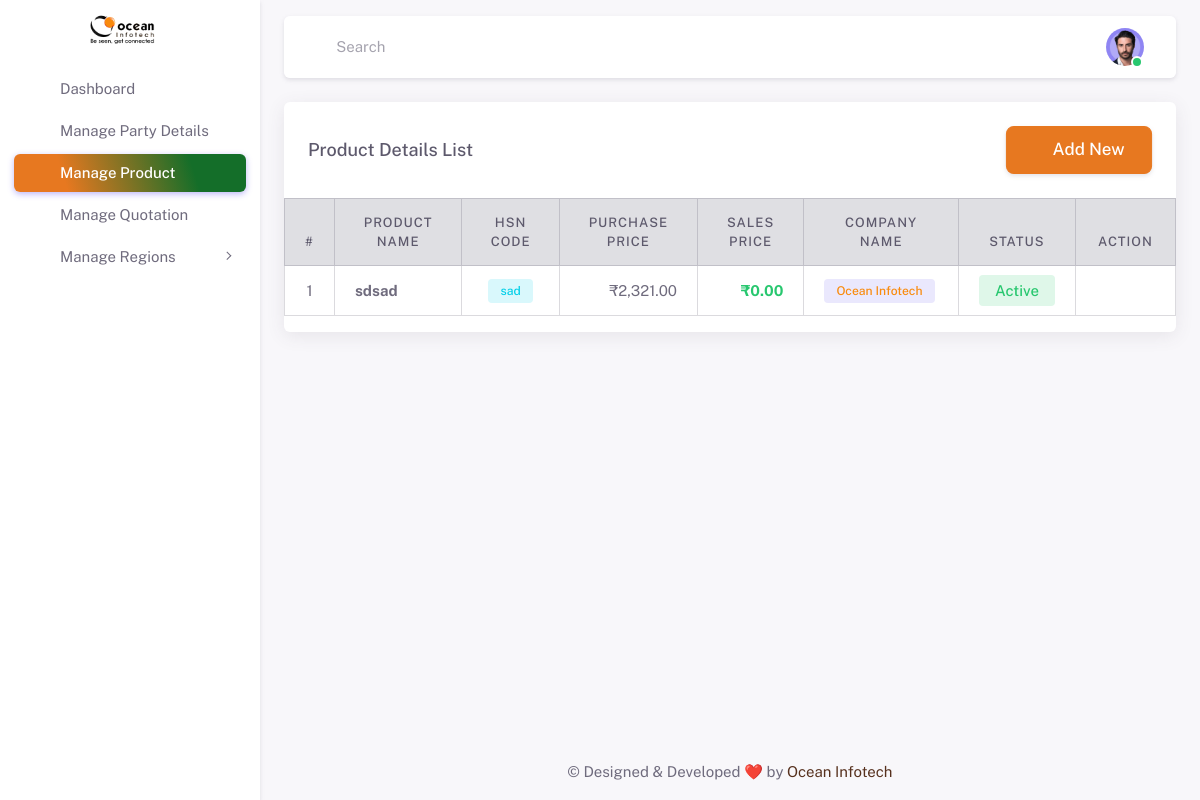
/manage-product-list.php (signed in), run on the app's committed database.
### tables this page shows
CREATE TABLE `tbl_product` (
  `id` int(11) NOT NULL,
  `company_id` int(11) NOT NULL DEFAULT 0,
  `product_name` varchar(255) NOT NULL,
  `hsn_code` varchar(50) DEFAULT '',
  `purchase_price` decimal(12,2) DEFAULT 0.00,
  `sales_price` decimal(12,2) DEFAULT 0.00,
  `status` enum('active','deactive') DEFAULT 'active',
  `created_at` timestamp NOT NULL DEFAULT current_timestamp()
);

CREATE TABLE `tbl_company` (
  `id` bigint(20) NOT NULL,
  `company_name` varchar(255) NOT NULL,
  `gst_no` varchar(50) DEFAULT NULL,
  `state_id` bigint(20) DEFAULT 0,
  `city_id` bigint(20) DEFAULT 0,
  `address` text DEFAULT NULL,
  `owner_name` varchar(255) DEFAULT NULL,
  `mobile_no` varchar(50) DEFAULT NULL,
  `email` varchar(255) DEFAULT NULL,
  `username` varchar(255) DEFAULT NULL,
  `password` text DEFAULT NULL,
  `status` enum('active','deactive') NOT NULL DEFAULT 'active',
  `order_no` int(11) NOT NULL DEFAULT 0,
  `created_at` timestamp NOT NULL DEFAULT current_timestamp(),
  `modified_at` timestamp NOT NULL DEFAULT current_timestamp() ON UPDATE current_timestamp()
);

### root/ai_core/class.db.php (called while the page is built, shortened)
<?php
class AI_Db
{
	private $conn = '';
	public function __construct( $host = '', $user = '', $pass = '', $db = '')
	{
		global $ai_core;
		$this->db_host = $host;
		$this->db_user = $user;
		$this->db_pass = $pass;
		$this->db_dbname = $db;
		if($this->conn = mysqli_connect($this->db_host, $this->db_user, $this->db_pass, $this->db_dbname))
		{
			mysqli_set_charset($this->conn,"utf8");
			return true;
		}
		else{
			$ai_core->aiGetError("Database not connected.");
		}
	}
	public function aiQuery( $qry = '' )
	{
		$res = mysqli_query( $this->conn, $qry ) or die(mysqli_error( $this->conn ));
		return $res;
	}
	public function aiFetchObject( $res = '' )
	{
		$data = array();
		$data_cnt = 0;
		while( $row = mysqli_fetch_object( $res ) )
		{
			$data[$data_cnt] = $row;
			$data_cnt++;
		}
		return $data;
	}
	public function aiGetQueryObj( $qry = '' )
	{
		$res = $this->aiQuery( $qry );
		$data = $this->aiFetchObject( $res );
		return $data;
	}
}
?>

### manage-product-list.php (the view, shortened to what this page needs)
<?php
include('includes/header.php');
$page_nm = "Product Details";
$pageUrl = "manage-product-list.php";
$company_where = "";
if (($_SESSION['user_type'] ?? '') === 'company' && !empty($_SESSION['company_id'])) {
    $company_where = " WHERE p.company_id = '" . intval($_SESSION['company_id']) . "'";
}
$qry = "SELECT p.*, c.company_name
        FROM tbl_product p
        LEFT JOIN tbl_company c ON p.company_id = c.id
        $company_where
        ORDER BY p.id DESC";
$team = $ai_db->aiGetQueryObj($qry);
?>
<body>
    <div class="layout-wrapper layout-content-navbar">
        <div class="layout-container">
            <?php include('sidebar.php'); ?>
            <div class="layout-page">
                <?php include('navbar.php'); ?>
                <div class="content-wrapper">
                    <div class="container-xxl flex-grow-1 container-p-y">
                        <div class="card" id="teamTable">
                            <div class="card-header d-flex justify-content-between align-items-center">
                                <h5 class="mb-0"><?= $page_nm ?> List</h5>
                                <a href="manage-product-form.php?mode=add" class="btn btn-primary btn-lg">
                                    <i class="ti ti-plus me-1"></i> Add New
                                </a>
                            </div>
                            <div class="card-datatable">
                                <table class="datatables-ajax table table-bordered align-middle mb-0 text-center" style="font-size:15px;">
                                    <thead class="table-light">
                                        <tr>
                                            <th style="width:40px;">#</th>
                                            <th>Product Name</th>
                                            <th>HSN Code</th>
                                            <th>Purchase Price</th>
                                            <th>Sales Price</th>
                                            <th>Company Name</th>
                                            <th>Status</th>
                                            <th style="width:100px;">Action</th>
                                        </tr>
                                    </thead>
                                    <tbody>
                                        <?php if ($team) {
                                            $i = 1;
                                            foreach ($team as $cat) { ?>
                                                <tr>
                                                    <td><?= $i++ ?></td>
                                                    <td class="text-start">
                                                        <strong><?= htmlspecialchars($cat->product_name) ?></strong>
                                                    </td>
                                                    <td>
                                                        <?php if (!empty($cat->hsn_code)) { ?>
                                                            <span class="badge bg-label-info"><?= htmlspecialchars($cat->hsn_code) ?></span>
                                                        <?php } else { ?>
                                                            <span class="text-muted">-</span>
                                                        <?php } ?>
                                                    </td>
                                                    <td class="text-end">
                                                        ₹<?= number_format((float)$cat->purchase_price, 2) ?>
                                                    </td>
                                                    <td class="text-end fw-bold text-success">
                                                        ₹<?= number_format((float)$cat->sales_price, 2) ?>
                                                    </td>
                                                    <td class="text-start">
                                                        <span class="badge bg-label-primary"><?= htmlspecialchars($cat->company_name ?? 'N/A') ?></span>
                                                    </td>
                                                    <td>
                                                        <?= ai_render_status_toggle($pageUrl, $cat->id, $cat->status, 'active', 'deactive') ?>
                                                    </td>
                                                    <td>
                                                        <div class="dropdown">
                                                            <button type="button" class="btn p-0 dropdown-toggle hide-arrow" data-bs-toggle="dropdown">
                                                                <i class="ti ti-dots-vertical fs-4"></i>
                                                            </button>
                                                        </div>
                                                    </td>
                                                </tr>
                                        <?php }
                                        } ?>
                                    </tbody>
                                </table>
                            </div>
                        </div>
                    </div>
                    <?php include('includes/footer.php'); ?>
                </div>
            </div>
        </div>
    </div>
</body>
</html>

### includes/header.php (shortened to what this page needs)
<?php
    if (!function_exists('ai_render_status_toggle')) {
        function ai_render_status_toggle($pageUrl, $id, $status, $activeValue = 'active', $inactiveValue = 'deactive')
        {
            $isActive = strtolower(trim((string)$status)) === strtolower($activeValue);
            $label = $isActive ? 'Active' : 'Deactive';
            $class = $isActive ? 'bg-label-success' : 'bg-label-danger';
            $to = $isActive ? $inactiveValue : $activeValue;
            $url = $pageUrl . '?toggle=1&id=' . intval($id) . '&to=' . urlencode($to);
            return '<a class="badge ' . $class . ' px-3 py-2 fs-6" href="' . $url . '">' . $label . '</a>';
        }
    }
    ?>
 <!doctype html>
 <html
     lang="en"
     class="light-style layout-wide customizer-hide"
     dir="ltr"
     data-theme="theme-default"
     data-assets-path="<?= ADMIN_URL ?>assets/"
     data-template="vertical-menu-template">
 <head>
     <link rel="stylesheet" href="<?= ADMIN_URL; ?>assets/vendor/fonts/fontawesome.css" />
     <link rel="stylesheet" href="assets/vendor/fonts/tabler-icons.css" />
     <link rel="stylesheet" href="assets/vendor/fonts/flag-icons.css" />
     <link rel="stylesheet" href="<?= ADMIN_URL; ?>assets/vendor/css/rtl/core.css" class="template-customizer-core-css" />
     <link rel="stylesheet" href="<?= ADMIN_URL; ?>assets/vendor/css/rtl/theme-default.css" class="template-customizer-theme-css" />
     <link rel="stylesheet" href="<?= ADMIN_URL; ?>assets/css/demo.css" />
     <link rel="stylesheet" href="<?= ADMIN_URL; ?>assets/vendor/libs/node-waves/node-waves.css" />
     <link rel="stylesheet" href="<?= ADMIN_URL; ?>assets/vendor/libs/perfect-scrollbar/perfect-scrollbar.css" />
     <link rel="stylesheet" href="<?= ADMIN_URL; ?>assets/vendor/libs/typeahead-js/typeahead.css" />
     <link rel="stylesheet" href="<?= ADMIN_URL; ?>assets/vendor/libs/quill/typography.css" />
     <link rel="stylesheet" href="<?= ADMIN_URL; ?>assets/vendor/libs/quill/katex.css" />
     <link rel="stylesheet" href="<?= ADMIN_URL; ?>assets/vendor/libs/quill/editor.css" />
     <link rel="stylesheet" href="<?= ADMIN_URL; ?>assets/vendor/libs/datatables-bs5/datatables.bootstrap5.css" />
     <link rel="stylesheet" href="<?= ADMIN_URL; ?>assets/vendor/libs/sweetalert2/sweetalert2.css" />
     <link rel="stylesheet" href="<?= ADMIN_URL; ?>assets/vendor/libs/select2/select2.css" />
     <link rel="stylesheet" href="<?= ADMIN_URL; ?>assets/vendor/libs/@form-validation/form-validation.css" />
     <link rel="stylesheet" href="<?= ADMIN_URL; ?>assets/vendor/css/pages/page-auth.css" />
     <link rel="stylesheet" href="<?= ADMIN_URL; ?>assets/custom/custome_css.css" />
 </head>
 <body>

### data on the page
tbl_product: product_name "sdsad", hsn_code "sad", purchase_price "2,321.00", sales_price "0.00", company.company_name "Ocean Infotech", status "Active"

### other printed values
$entry['label'] "Dashboard"
$entry['label'] "Manage Party Details"
$entry['label'] "Manage Product"
$entry['label'] "Manage Quotation"
$entry['label'] "Manage Regions"
$page_nm "Product Details"
